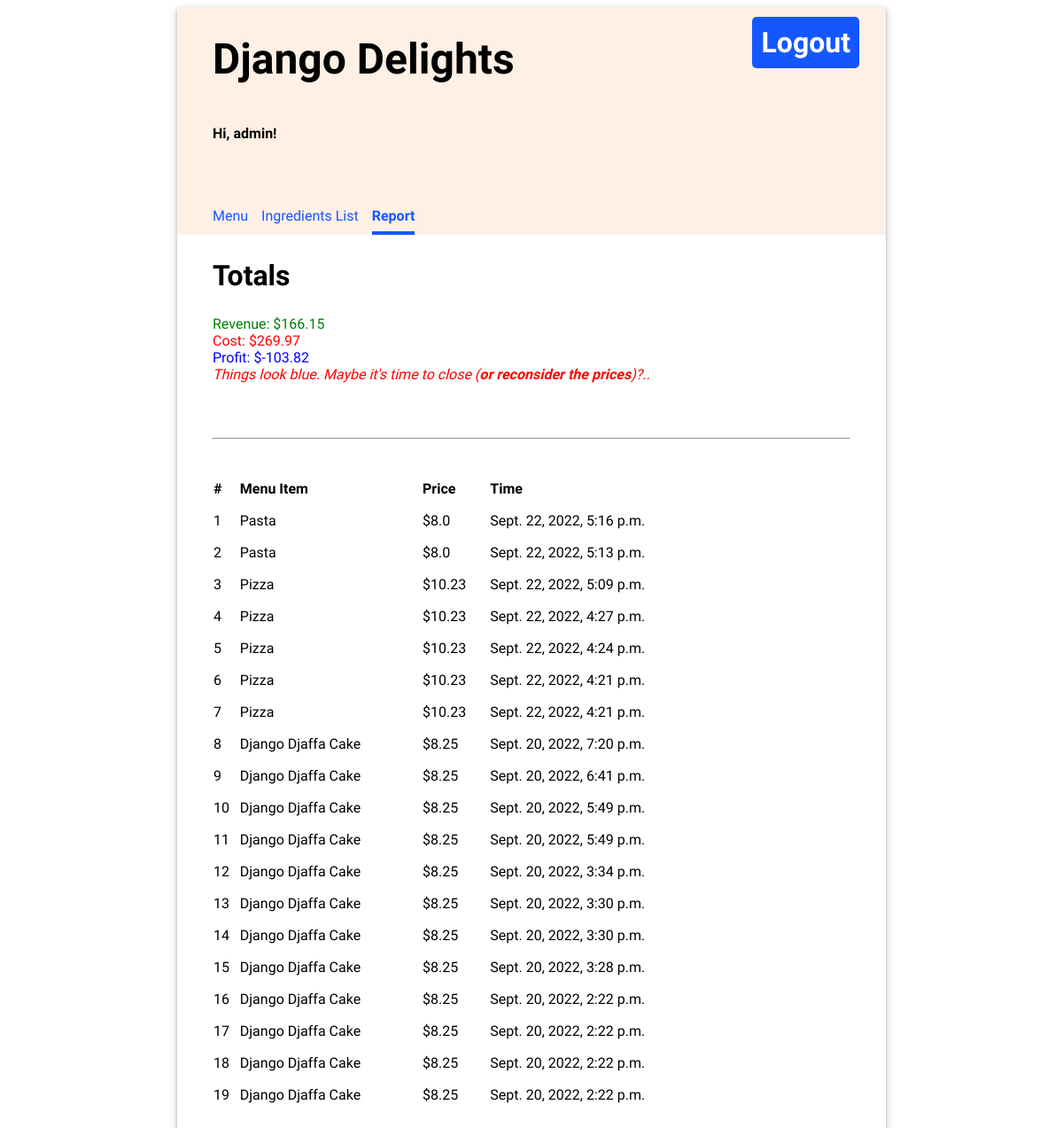
Before: /report/ (signed in) with the older database file.
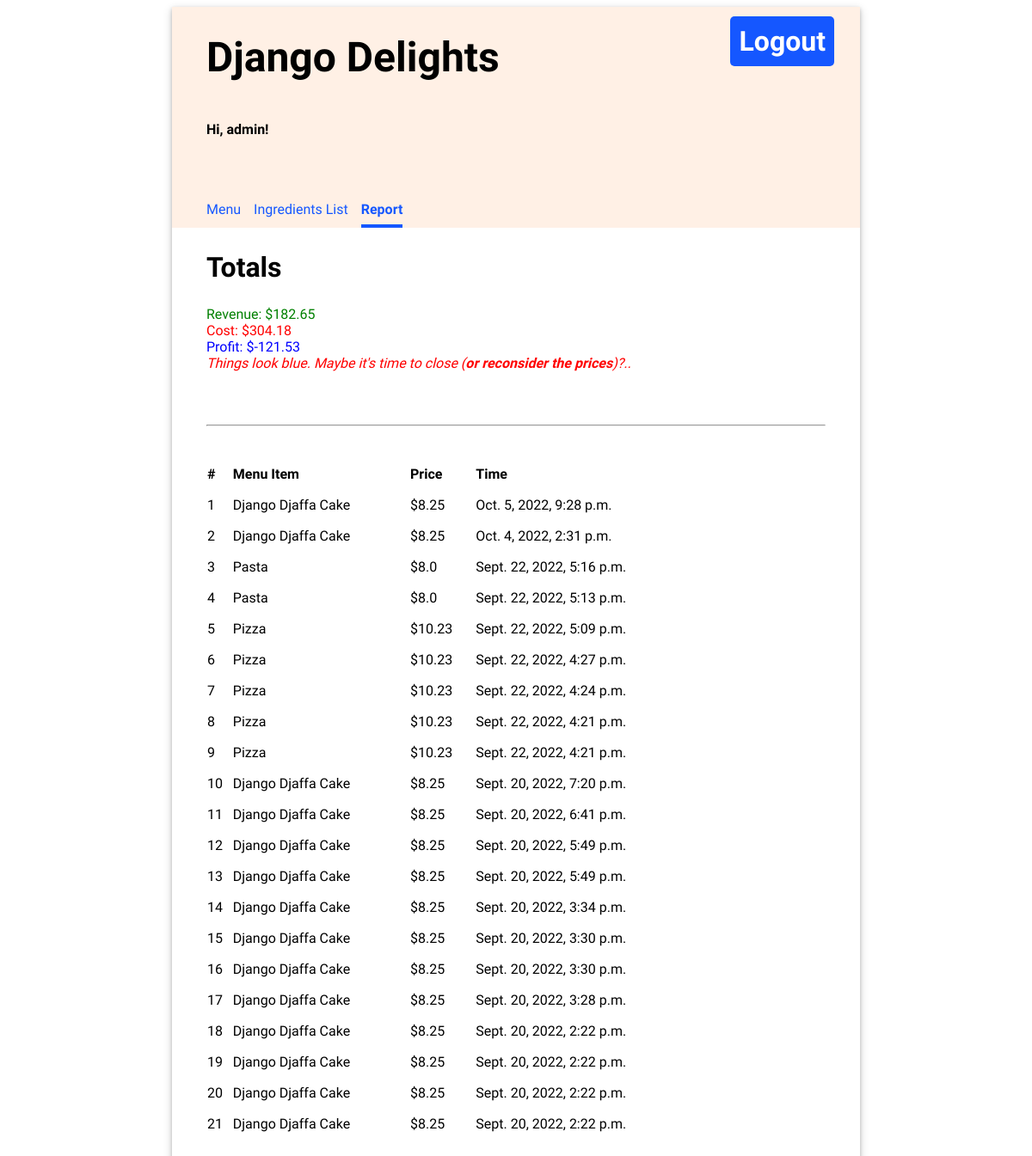
After: the same page with the newer database file.
### inventory/models.py (models this page shows, shortened)
class MenuItem(models.Model):
    title = models.CharField(max_length=100)
    price = models.FloatField(default=0.0)
    def __str__(self):
        return f'{self.title}'

class RecipeRequirements(models.Model):
    menu_item = models.ForeignKey(MenuItem, related_name='menu_req', on_delete=models.CASCADE, db_constraint=False)
    ingredient = models.ForeignKey(Ingredient, related_name='ingredient_req', on_delete=models.CASCADE, db_constraint=False)
    quantity = models.FloatField(default=0.0)

class Ingredient(models.Model):
    name = models.CharField(max_length=100, unique=True)
    quantity = models.FloatField(default=0.0)
    unit = models.CharField(max_length=20)
    unit_price = models.FloatField(default=0.0)
    def __str__(self):
        return f'{self.name}'
    class Meta:
        ordering = ['quantity']

class Purchase(models.Model):
    menu_item = models.ForeignKey(MenuItem, related_name='menu_purchase', on_delete=models.CASCADE)
    timestamp = models.DateTimeField(default=now,
                        blank=None, null=None)
    class Meta:
        ordering = ['-timestamp']

### inventory/views.py (the view)
# urls.py: path('report/', views.PurchaseView.as_view(), name='purchase-view'),
class PurchaseView(LoginRequiredMixin, ListView):
    model = Purchase
    def revenue(self):
        dirty_income = 0
        menu_ingredients_price = 0
        all_purchases = Purchase.objects.all().values()
        for purchase in all_purchases:
            menu_item = MenuItem.objects.get(id=purchase['menu_item_id'])
            dirty_income += menu_item.price
            menu_reqs = menu_item.menu_req.all()
            for req in menu_reqs:
                menu_ingredients_price += (Ingredient.objects.get(name=req.ingredient).unit_price * req.quantity)
        profit = dirty_income - menu_ingredients_price
        return {
            'dirty_income': dirty_income,
            'menu_ingredients_price': menu_ingredients_price,
            'profit': profit,
        }
    def get_context_data(self, **kwargs):
        context = super(PurchaseView, self).get_context_data(**kwargs)
        context['all_purchases'] = Purchase.objects.all()
        context['revenue'] = self.revenue
        return context

### inventory/templates/inventory/purchase_list.html (shortened to what this page needs)
{% extends 'base.html' %}
{% block content %}
<h2>Totals</h2>
<div style="color: green;">Revenue: ${{ revenue.dirty_income|stringformat:".2f" }}</div>
<div style="color: red;">Cost: ${{ revenue.menu_ingredients_price|stringformat:".2f" }}</div>
<div style="color: blue;">Profit: ${{ revenue.profit|stringformat:".2f" }}</div>
    {% if revenue.profit < 0 %}
        <div style="font-style: italic; color: red;">Things look blue. Maybe it's time to close (<strong>or reconsider the prices</strong>)?..</div>
    {% endif %}
<hr>
{% if purchase_list %}
    <table border='0'>
        <thead>
            <tr>
                <th>#</th>
                <th>Menu Item</th>
                <th>Price</th>
                <th>Time</th>
            </tr>
        </thead>
        <tbody>
            {% for purchase in purchase_list %}
            <tr>
                <td>{{ forloop.counter }}</td>
                <td>{{ purchase.menu_item }}</td>
                <td>${{ purchase.menu_item.price }}</td>
                <td>{{ purchase.timestamp }}</td>
            </tr>
            {% endfor %}
        </tbody>
    </table>
{% else %}
    <h3>Nothing was sold yet</h3>
{% endif %}
{% endblock %}

Changed rows visible on the page:
no longer on this page (row unchanged): MenuItem: dirty_income "166.15", menu_ingredients_price "269.97", profit "-103.82"
now on this page (row unchanged): MenuItem: dirty_income "182.65", menu_ingredients_price "304.18", profit "-121.53"
added Purchase: menu_item "Django Djaffa Cake", menu_item.price "8.25", timestamp "Oct. 5, 2022, 9:28 p.m."
added Purchase: menu_item "Django Djaffa Cake", menu_item.price "8.25", timestamp "Oct. 4, 2022, 2:31 p.m."
